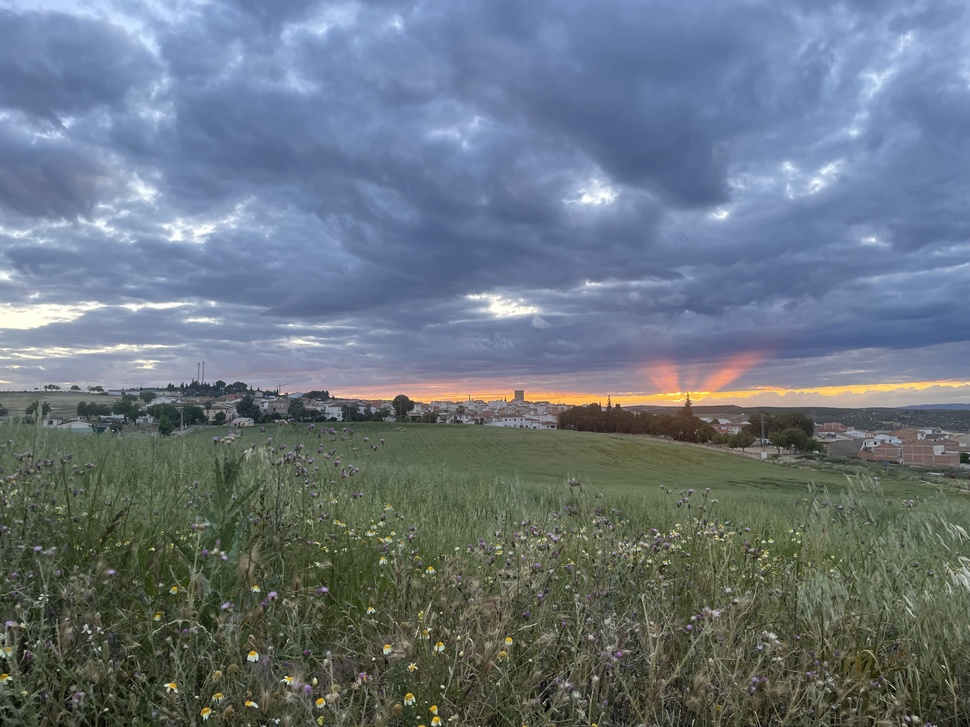
#> input picture ejercicioscapitulo5/imagen.jpg, 970 x 727 px, shrunk from 4032 x 3024 before the run
$ python ifft_reconstruccion.py
#> lines starting #> are read from the running program, lines starting #| are printed output that depends on the picture
#ifft_reconstruccion.py
import cv2
import numpy as np
import matplotlib.pyplot as plt

img = cv2.imread('imagen.jpg', 0)
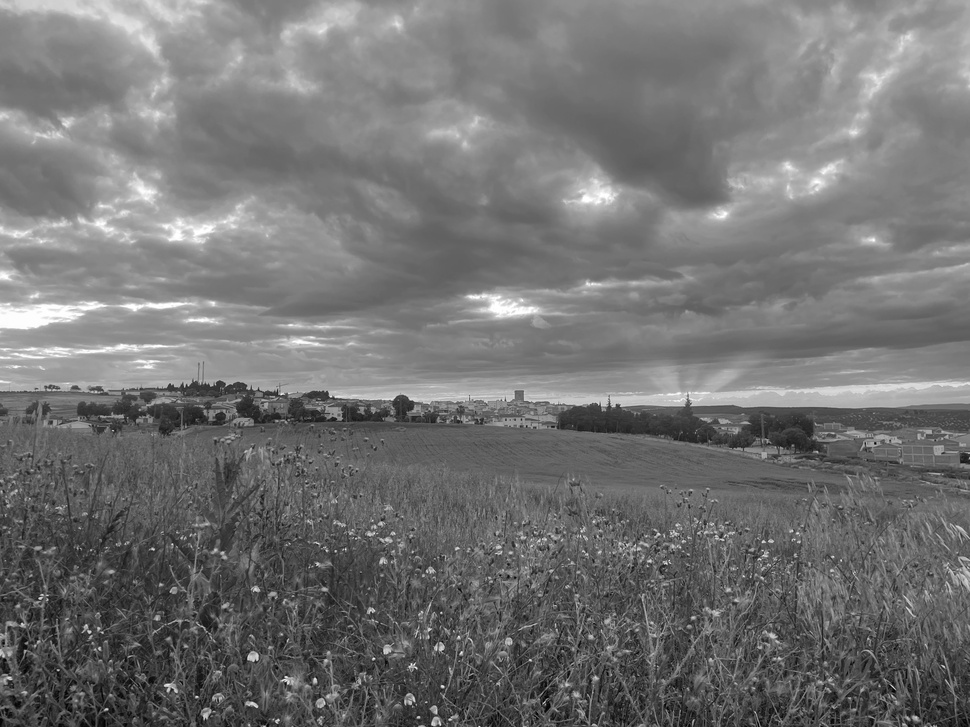
#> img: shape (727, 970); min 0, max 255, mean 114.9
# Calcular FFT e ir al dominio de la frecuencia
f = np.fft.fft2(img)
fshift = np.fft.fftshift(f)
# Calcular el espectro de magnitud (logarítmico para verlo bien)
magnitude_spectrum = 20 * np.log(np.abs(fshift))
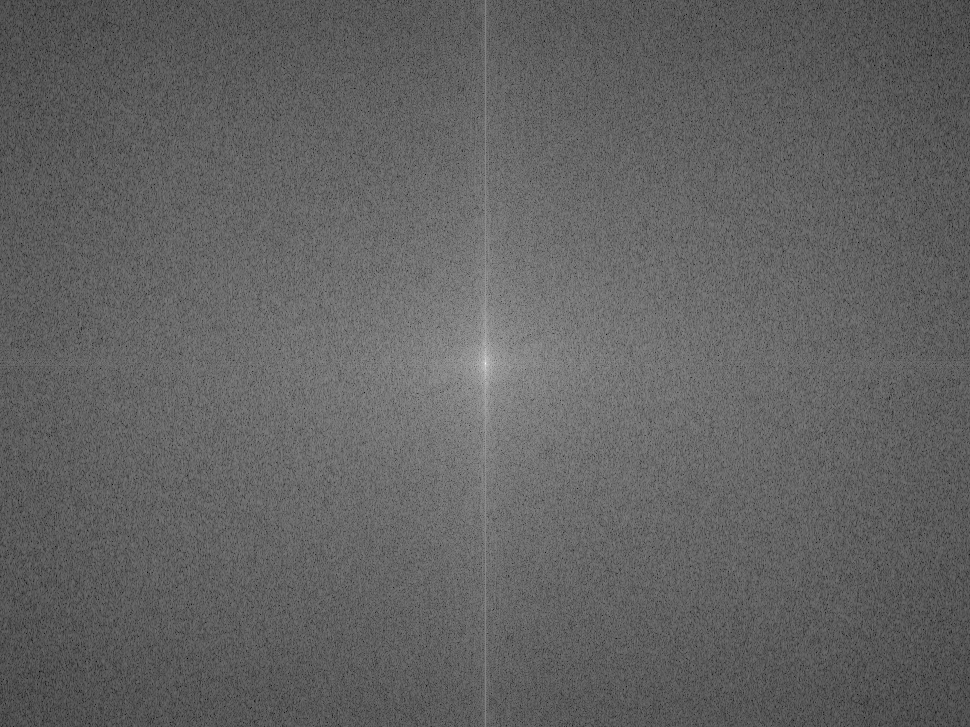
#> magnitude_spectrum: shape (727, 970) float64; min 52.53, max 364.2, mean 173.3; drawn with min black and max white
# Calcular la IFFT para volver al dominio de la imagen
f_ishift = np.fft.ifftshift(fshift)
img_back = np.fft.ifft2(f_ishift)
img_back = np.abs(img_back)

fig, (ax1, ax2, ax3) = plt.subplots(1, 3, figsize=(18, 6))

ax1.imshow(img, cmap='gray')
ax1.set_title('Original')
ax1.axis('off')
ax2.imshow(magnitude_spectrum, cmap='gray')
ax2.set_title('Espectro Magnitud (log)')
ax2.axis('off')
ax3.imshow(img_back, cmap='gray')
ax3.set_title('Reconstrucción IFFT')
ax3.axis('off')

plt.tight_layout()
plt.show()
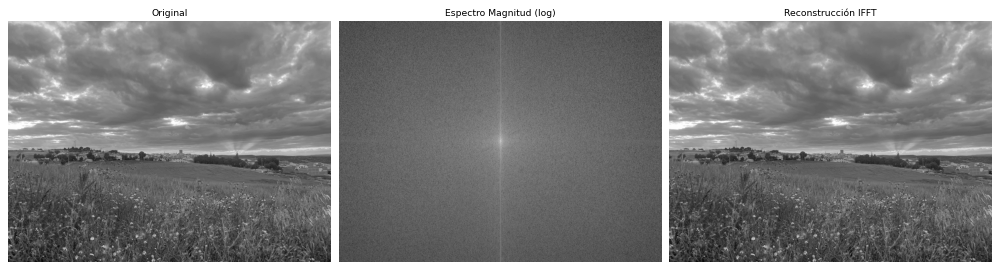
#> figure drawn by matplotlib, 3 panels
